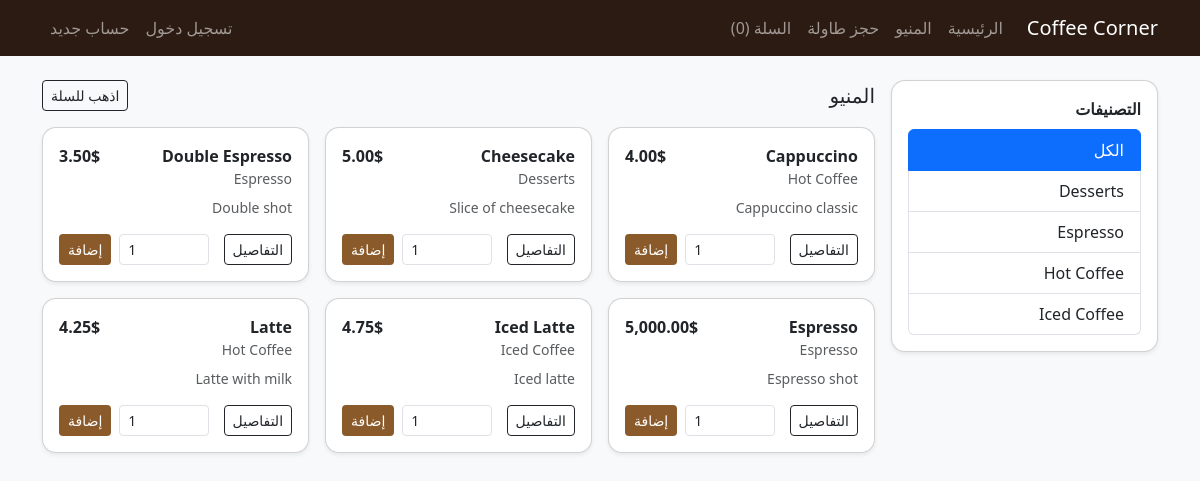
Page /menu.php on the committed database.
### tables this page shows
CREATE TABLE `categories` (
  `id` int(10) UNSIGNED NOT NULL,
  `name` varchar(150) NOT NULL,
  `description` text DEFAULT NULL,
  `image` varchar(255) DEFAULT NULL,
  `is_active` tinyint(1) NOT NULL DEFAULT 1,
  `created_at` timestamp NOT NULL DEFAULT current_timestamp()
);

CREATE TABLE `products` (
  `id` int(10) UNSIGNED NOT NULL,
  `category_id` int(10) UNSIGNED NOT NULL,
  `name` varchar(150) NOT NULL,
  `description` text DEFAULT NULL,
  `price` decimal(10,2) NOT NULL,
  `image` varchar(255) DEFAULT NULL,
  `is_available` tinyint(1) NOT NULL DEFAULT 1,
  `created_at` timestamp NOT NULL DEFAULT current_timestamp()
);

### includes/functions.php (called while the page is built, shortened)
<?php
function e($value)
{
    return htmlspecialchars((string)$value, ENT_QUOTES, 'UTF-8');
}
function url_path($path = '')
{
    $path = ltrim($path, '/');
    $base = BASE_PATH;
    if ($base === '') {
        return '/' . $path;
    }
    return $base . '/' . $path;
}
function get($key, $default = null)
{
    return $_GET[$key] ?? $default;
}

### includes/db.php (called while the page is built)
<?php
function db()
{
    static $pdo;
    if ($pdo instanceof PDO) {
        return $pdo;
    }
    $dsn = 'mysql:host=' . DB_HOST . ';dbname=' . DB_NAME . ';charset=' . DB_CHARSET;
    $pdo = new PDO($dsn, DB_USER, DB_PASS, [
        PDO::ATTR_ERRMODE => PDO::ERRMODE_EXCEPTION,
        PDO::ATTR_DEFAULT_FETCH_MODE => PDO::FETCH_ASSOC,
        PDO::ATTR_EMULATE_PREPARES => false,
    ]);
    return $pdo;
}

### menu.php (the view, shortened to what this page needs)
<?php
$categoryId = (int)get('category', 0);
$categories = db()->query('SELECT id, name FROM categories WHERE is_active = 1 ORDER BY name')->fetchAll();
$sql = 'SELECT p.id, p.name, p.price, p.description, c.name AS category_name FROM products p JOIN categories c ON c.id = p.category_id WHERE p.is_available = 1';
$params = [];
$sql .= ' ORDER BY p.name';
$stmt = db()->prepare($sql);
$stmt->execute($params);
$products = $stmt->fetchAll();
require_once __DIR__ . '/includes/header.php';
?>
<div class="row g-3">
    <div class="col-12 col-lg-3">
        <div class="card shadow-sm">
            <div class="card-body">
                <div class="fw-bold mb-2">التصنيفات</div>
                <div class="list-group">
                    <a class="list-group-item list-group-item-action <?php echo $categoryId === 0 ? 'active' : ''; ?>" href="<?php echo e(url_path('menu.php')); ?>">الكل</a>
                    <?php foreach ($categories as $cat): ?>
                        <a class="list-group-item list-group-item-action <?php echo ((int)$cat['id'] === $categoryId) ? 'active' : ''; ?>" href="<?php echo e(url_path('menu.php?category=' . (int)$cat['id'])); ?>"><?php echo e($cat['name']); ?></a>
                    <?php endforeach; ?>
                </div>
            </div>
        </div>
    </div>
    <div class="col-12 col-lg-9">
        <div class="d-flex align-items-center justify-content-between mb-3">
            <h5 class="mb-0">المنيو</h5>
            <a class="btn btn-outline-dark btn-sm" href="<?php echo e(url_path('cart.php')); ?>">اذهب للسلة</a>
        </div>
        <div class="row g-3">
            <?php foreach ($products as $p): ?>
                <div class="col-12 col-md-6 col-xl-4">
                    <div class="card shadow-sm h-100">
                        <div class="card-body">
                            <div class="d-flex justify-content-between">
                                <div>
                                    <div class="fw-bold"><?php echo e($p['name']); ?></div>
                                    <div class="text-muted small"><?php echo e($p['category_name']); ?></div>
                                </div>
                                <div class="fw-bold"><?php echo number_format((float)$p['price'], 2); ?>$</div>
                            </div>
                            <div class="mt-2 text-muted small"><?php echo e(mb_strimwidth((string)$p['description'], 0, 100, '...')); ?></div>
                            <div class="mt-3 d-flex gap-2 align-items-center">
                                <a class="btn btn-sm btn-outline-dark" href="<?php echo e(url_path('product.php?id=' . (int)$p['id'])); ?>">التفاصيل</a>
                                <form method="post" action="<?php echo e(url_path('cart_action.php')); ?>" class="ms-auto d-flex gap-2">
                                    <input type="number" class="form-control form-control-sm" name="quantity" value="1" min="1" style="width:90px;">
                                    <button class="btn btn-sm btn-coffee" type="submit">إضافة</button>
                                </form>
                            </div>
                        </div>
                    </div>
                </div>
            <?php endforeach; ?>
        </div>
    </div>
</div>
<?php require_once __DIR__ . '/includes/footer.php'; ?>

### assets/css/style.css (style rules this page uses)
body { font-family:system-ui,-apple-system,Segoe UI,Roboto,Arial,sans-serif; }
.card { border-radius:14px; }
.btn-coffee { background:#8b5a2b;color:#fff; }

### rows in the picture
categories: name "Desserts"
categories: name "Espresso"
categories: name "Hot Coffee"
categories: name "Iced Coffee"
products: name "Cappuccino", category.name "Hot Coffee", price "4.00", description "Cappuccino classic"
products: name "Cheesecake", category.name "Desserts", price "5.00", description "Slice of cheesecake"
products: name "Double Espresso", category.name "Espresso", price "3.50", description "Double shot"
products: name "Espresso", category.name "Espresso", price "5,000.00", description "Espresso shot"
products: name "Iced Latte", category.name "Iced Coffee", price "4.75", description "Iced latte"
products: name "Latte", category.name "Hot Coffee", price "4.25", description "Latte with milk"

### other values in the picture
APP_NAME "Coffee Corner"
$cartCount "0"
